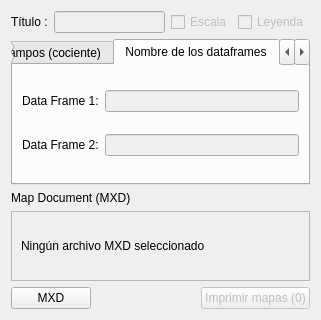
<?xml version="1.0" encoding="UTF-8"?>
<ui version="4.0">
 <class>Dialog</class>
 <widget class="QDialog" name="Dialog">
  <property name="geometry">
   <rect>
    <x>0</x>
    <y>0</y>
    <width>321</width>
    <height>320</height>
   </rect>
  </property>
  <property name="windowTitle">
   <string>Dialog</string>
  </property>
  <layout class="QVBoxLayout" name="verticalLayout">
   <property name="sizeConstraint">
    <enum>QLayout::SetMinAndMaxSize</enum>
   </property>
   <item>
    <layout class="QHBoxLayout" name="horizontalLayout">
     <item>
      <widget class="QLabel" name="label">
       <property name="text">
        <string>Título :</string>
       </property>
      </widget>
     </item>
     <item>
      <widget class="QLineEdit" name="txt_title">
       <property name="enabled">
        <bool>false</bool>
       </property>
      </widget>
     </item>
     <item>
      <widget class="QCheckBox" name="check_scale">
       <property name="enabled">
        <bool>false</bool>
       </property>
       <property name="text">
        <string>Escala</string>
       </property>
      </widget>
     </item>
     <item>
      <widget class="QCheckBox" name="check_legend">
       <property name="enabled">
        <bool>false</bool>
       </property>
       <property name="text">
        <string>Leyenda</string>
       </property>
      </widget>
     </item>
    </layout>
   </item>
   <item>
    <widget class="QTabWidget" name="tabs">
     <property name="currentIndex">
      <number>3</number>
     </property>
     <widget class="QWidget" name="tab_ts">
      <property name="acceptDrops">
       <bool>false</bool>
      </property>
      <attribute name="title">
       <string>Temático Simple</string>
      </attribute>
      <layout class="QVBoxLayout" name="verticalLayout_7">
       <item>
        <layout class="QHBoxLayout" name="horizontalLayout_13">
         <item>
          <widget class="QCheckBox" name="checkbox_ts">
           <property name="enabled">
            <bool>false</bool>
           </property>
           <property name="text">
            <string>Realizar mapa</string>
           </property>
          </widget>
         </item>
        </layout>
       </item>
       <item>
        <layout class="QGridLayout" name="gridLayout">
         <item row="0" column="0">
          <widget class="QLabel" name="label_2">
           <property name="text">
            <string>Temático   :</string>
           </property>
          </widget>
         </item>
         <item row="0" column="1">
          <widget class="QComboBox" name="combo_ts">
           <property name="enabled">
            <bool>false</bool>
           </property>
           <property name="editable">
            <bool>false</bool>
           </property>
          </widget>
         </item>
        </layout>
       </item>
       <item>
        <layout class="QHBoxLayout" name="horizontalLayout_2">
         <item>
          <spacer name="horizontalSpacer_2">
           <property name="orientation">
            <enum>Qt::Horizontal</enum>
           </property>
           <property name="sizeHint" stdset="0">
            <size>
             <width>40</width>
             <height>20</height>
            </size>
           </property>
          </spacer>
         </item>
        </layout>
       </item>
      </layout>
      <zorder></zorder>
     </widget>
     <widget class="QWidget" name="tab_vt">
      <attribute name="title">
       <string>Comparación de varios temáticos</string>
      </attribute>
      <layout class="QVBoxLayout" name="verticalLayout_6">
       <item>
        <layout class="QVBoxLayout" name="verticalLayout_2">
         <item>
          <widget class="QCheckBox" name="checkbox_vt">
           <property name="enabled">
            <bool>false</bool>
           </property>
           <property name="text">
            <string>Realizar mapa</string>
           </property>
          </widget>
         </item>
        </layout>
       </item>
       <item>
        <layout class="QHBoxLayout" name="horizontalLayout_3">
         <item>
          <widget class="QLabel" name="label_3">
           <property name="text">
            <string>Temático 1 :</string>
           </property>
          </widget>
         </item>
         <item>
          <widget class="QComboBox" name="combo_comp_t1">
           <property name="enabled">
            <bool>false</bool>
           </property>
          </widget>
         </item>
        </layout>
       </item>
       <item>
        <layout class="QHBoxLayout" name="horizontalLayout_4">
         <item>
          <widget class="QLabel" name="label_4">
           <property name="text">
            <string>Temático 2 :</string>
           </property>
          </widget>
         </item>
         <item>
          <widget class="QComboBox" name="combo_comp_t2">
           <property name="enabled">
            <bool>false</bool>
           </property>
          </widget>
         </item>
        </layout>
       </item>
      </layout>
      <zorder></zorder>
      <zorder></zorder>
      <zorder></zorder>
     </widget>
     <widget class="QWidget" name="tab_norm">
      <attribute name="title">
       <string>Normalización de campos (cociente)</string>
      </attribute>
      <layout class="QVBoxLayout" name="verticalLayout_5">
       <item>
        <layout class="QVBoxLayout" name="verticalLayout_3">
         <property name="topMargin">
          <number>0</number>
         </property>
         <property name="rightMargin">
          <number>0</number>
         </property>
         <item>
          <widget class="QCheckBox" name="checkbox_norm">
           <property name="enabled">
            <bool>false</bool>
           </property>
           <property name="text">
            <string>Realizar mapa</string>
           </property>
          </widget>
         </item>
        </layout>
       </item>
       <item>
        <layout class="QHBoxLayout" name="horizontalLayout_9">
         <item>
          <widget class="QLabel" name="label_8">
           <property name="text">
            <string>Campo 1 :</string>
           </property>
          </widget>
         </item>
         <item>
          <widget class="QComboBox" name="combo_norm_c1">
           <property name="enabled">
            <bool>false</bool>
           </property>
           <property name="sizeAdjustPolicy">
            <enum>QComboBox::AdjustToContentsOnFirstShow</enum>
           </property>
          </widget>
         </item>
        </layout>
       </item>
       <item>
        <layout class="QHBoxLayout" name="horizontalLayout_10">
         <item>
          <widget class="QLabel" name="label_9">
           <property name="text">
            <string>Campo 2 :</string>
           </property>
          </widget>
         </item>
         <item>
          <widget class="QComboBox" name="combo_norm_c2">
           <property name="enabled">
            <bool>false</bool>
           </property>
          </widget>
         </item>
        </layout>
       </item>
      </layout>
     </widget>
     <widget class="QWidget" name="tab_dataframe_names">
      <attribute name="title">
       <string>Nombre de los dataframes</string>
      </attribute>
      <layout class="QVBoxLayout" name="verticalLayout_8">
       <item>
        <layout class="QHBoxLayout" name="horizontalLayout_6">
         <item>
          <widget class="QLabel" name="label_5">
           <property name="text">
            <string>Data Frame 1:</string>
           </property>
          </widget>
         </item>
         <item>
          <widget class="QLineEdit" name="line_edit_df_1">
           <property name="enabled">
            <bool>false</bool>
           </property>
          </widget>
         </item>
        </layout>
       </item>
       <item>
        <layout class="QHBoxLayout" name="horizontalLayout_5">
         <item>
          <widget class="QLabel" name="label_6">
           <property name="text">
            <string>Data Frame 2:</string>
           </property>
          </widget>
         </item>
         <item>
          <widget class="QLineEdit" name="line_edit_df_2">
           <property name="enabled">
            <bool>false</bool>
           </property>
          </widget>
         </item>
        </layout>
       </item>
      </layout>
     </widget>
     <widget class="QWidget" name="tab">
      <attribute name="title">
       <string>Carpeta de salida</string>
      </attribute>
      <layout class="QFormLayout" name="formLayout_2">
       <item row="0" column="0">
        <layout class="QHBoxLayout" name="horizontalLayout_7">
         <item>
          <widget class="QPushButton" name="btn_select_folder">
           <property name="text">
            <string>ELEGIR CARPETA</string>
           </property>
          </widget>
         </item>
        </layout>
       </item>
       <item row="1" column="0" colspan="2">
        <widget class="QScrollArea" name="scrollArea_2">
         <property name="widgetResizable">
          <bool>true</bool>
         </property>
         <widget class="QWidget" name="scrollAreaWidgetContents_2">
          <property name="geometry">
           <rect>
            <x>0</x>
            <y>0</y>
            <width>277</width>
            <height>69</height>
           </rect>
          </property>
          <layout class="QHBoxLayout" name="horizontalLayout_11">
           <item>
            <widget class="QLabel" name="label_selected_folder">
             <property name="text">
              <string>Ninguna carpeta seleccionada</string>
             </property>
            </widget>
           </item>
          </layout>
         </widget>
        </widget>
       </item>
      </layout>
     </widget>
    </widget>
   </item>
   <item>
    <widget class="QLabel" name="label_7">
     <property name="text">
      <string>Map Document (MXD)</string>
     </property>
    </widget>
   </item>
   <item>
    <widget class="QScrollArea" name="scrollArea">
     <property name="widgetResizable">
      <bool>true</bool>
     </property>
     <widget class="QWidget" name="scrollAreaWidgetContents">
      <property name="geometry">
       <rect>
        <x>0</x>
        <y>0</y>
        <width>301</width>
        <height>69</height>
       </rect>
      </property>
      <layout class="QVBoxLayout" name="verticalLayout_4">
       <item>
        <widget class="QLabel" name="label_mxd_path">
         <property name="text">
          <string>Ningún archivo MXD seleccionado</string>
         </property>
        </widget>
       </item>
      </layout>
     </widget>
    </widget>
   </item>
   <item>
    <layout class="QHBoxLayout" name="horizontalLayout_8">
     <item>
      <widget class="QPushButton" name="btn_load_shp">
       <property name="text">
        <string>MXD</string>
       </property>
      </widget>
     </item>
     <item>
      <spacer name="horizontalSpacer">
       <property name="orientation">
        <enum>Qt::Horizontal</enum>
       </property>
       <property name="sizeHint" stdset="0">
        <size>
         <width>40</width>
         <height>20</height>
        </size>
       </property>
      </spacer>
     </item>
     <item>
      <widget class="QPushButton" name="btn_do">
       <property name="enabled">
        <bool>false</bool>
       </property>
       <property name="text">
        <string>Imprimir mapas (0)</string>
       </property>
      </widget>
     </item>
    </layout>
   </item>
  </layout>
 </widget>
 <resources/>
 <connections/>
</ui>
